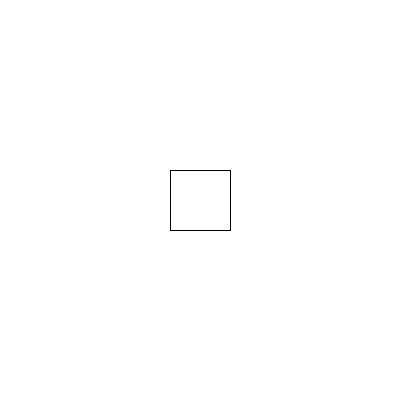
Frame 1 (no input)
Frame 60 (the mouse pressed at the canvas centre just before this capture): identical to frame 1, image omitted
Frame 120 (the mouse held since frame 60 and released just before this capture): identical to frame 1, image omitted

The Processing sketch that drew this single still picture (run headless with seeded random() and noise(); from frame 60 on, the mouse is pressed at the canvas centre):

// Processing sketch: DragAndDrop
// ── DragAndDrop.pde
float ItemSizeX, ItemSizeY;
float dimensions = 60;

void setup() {
  size(400, 400);

  ItemSizeX = width/2;
  ItemSizeY = height/2;
}

void draw() {
  background(255);

  rectMode(CENTER);
  rect(ItemSizeX, ItemSizeY, dimensions, dimensions);

  if (mouseX > ItemSizeX - dimensions && mouseX < ItemSizeX + dimensions && mouseY > ItemSizeY - dimensions && mouseY < ItemSizeY + dimensions)
    println("good");
    
  else println("bad");
}
